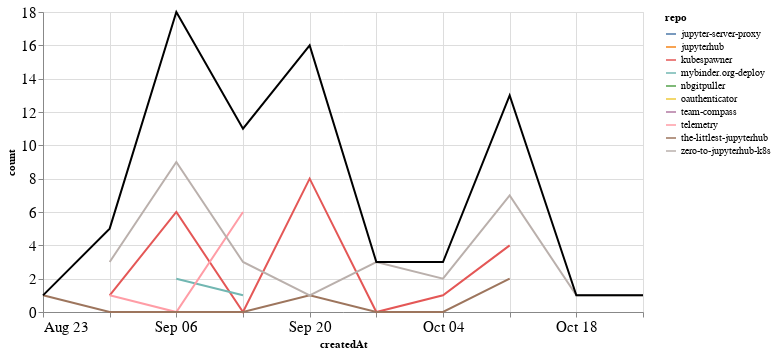

Here is the notebook cell this chart was saved with:
### Markdown cell above
## Comments

### Code cell
comments_time = comments.groupby('repo').resample('W', on='createdAt').count()['author'].reset_index()
comments_time = comments_time.rename(columns={'author': 'count'})
comments_time_total = comments_time.groupby('createdAt').agg({"count": "sum"}).reset_index()
ch1 = alt.Chart(comments_time, width=600).mark_line().encode(
    x='createdAt',
    y='count',
    color='repo',
    tooltip="repo"
)

ch2 = alt.Chart(comments_time_total, width=600).mark_line(color="black").encode(
    x='createdAt',
    y='count',
)

ch1 + ch2

### Figure 1 — Vega-Lite specification as saved in the notebook (floating-point values rounded to 4 significant figures)
{"config": {"axisLeft": {"labelFontSize": 15}, "axisBottom": {"labelFontSize": 15}}, "layer": [{"data": {"name": "data-32dc4260a87af6cd63ee3c768929f4f9"}, "mark": "line", "encoding": {"color": {"type": "nominal", "field": "repo"}, "tooltip": {"type": "nominal", "field": "repo"}, "x": {"type": "temporal", "field": "createdAt"}, "y": {"type": "quantitative", "field": "count"}}, "width": 600}, {"data": {"name": "data-94d17bc32c96f295a446082c2c058fbd"}, "mark": {"type": "line", "color": "black"}, "encoding": {"x": {"type": "temporal", "field": "createdAt"}, "y": {"type": "quantitative", "field": "count"}}, "width": 600}], "$schema": "https://vega.github.io/schema/vega-lite/v4.8.1.json", "datasets": {"data-32dc4260a87af6cd63ee3c768929f4f9": [{"repo": "jupyter-server-proxy", "createdAt": "2020-09-20T00:00:00", "count": 3}, {"repo": "jupyterhub", "createdAt": "2020-09-20T00:00:00", "count": 2}, {"repo": "kubespawner", "createdAt": "2020-08-30T00:00:00", "count": 1}, {"repo": "kubespawner", "createdAt": "2020-09-06T00:00:00", "count": 6}, {"repo": "kubespawner", "createdAt": "2020-09-13T00:00:00", "count": 0}, {"repo": "kubespawner", "createdAt": "2020-09-20T00:00:00", "count": 8}, {"repo": "kubespawner", "createdAt": "2020-09-27T00:00:00", "count": 0}, {"repo": "kubespawner", "createdAt": "2020-10-04T00:00:00", "count": 1}, {"repo": "kubespawner", "createdAt": "2020-10-11T00:00:00", "count": 4}, {"repo": "mybinder.org-deploy", "createdAt": "2020-09-06T00:00:00", "count": 2}, {"repo": "mybinder.org-deploy", "createdAt": "2020-09-13T00:00:00", "count": 1}, {"repo": "nbgitpuller", "createdAt": "2020-09-20T00:00:00", "count": 1}, {"repo": "oauthenticator", "createdAt": "2020-09-06T00:00:00", "count": 1}, {"repo": "team-compass", "createdAt": "2020-09-13T00:00:00", "count": 1}, {"repo": "telemetry", "createdAt": "2020-08-30T00:00:00", "count": 1}, {"repo": "telemetry", "createdAt": "2020-09-06T00:00:00", "count": 0}, {"repo": "telemetry", "createdAt": "2020-09-13T00:00:00", "count": 6}, {"repo": "the-littlest-jupyterhub", "createdAt": "2020-08-23T00:00:00", "count": 1}, {"repo": "the-littlest-jupyterhub", "createdAt": "2020-08-30T00:00:00", "count": 0}, {"repo": "the-littlest-jupyterhub", "createdAt": "2020-09-06T00:00:00", "count": 0}, {"repo": "the-littlest-jupyterhub", "createdAt": "2020-09-13T00:00:00", "count": 0}, {"repo": "the-littlest-jupyterhub", "createdAt": "2020-09-20T00:00:00", "count": 1}, {"repo": "the-littlest-jupyterhub", "createdAt": "2020-09-27T00:00:00", "count": 0}, {"repo": "the-littlest-jupyterhub", "createdAt": "2020-10-04T00:00:00", "count": 0}, {"repo": "the-littlest-jupyterhub", "createdAt": "2020-10-11T00:00:00", "count": 2}, {"repo": "zero-to-jupyterhub-k8s", "createdAt": "2020-08-30T00:00:00", "count": 3}, {"repo": "zero-to-jupyterhub-k8s", "createdAt": "2020-09-06T00:00:00", "count": 9}, {"repo": "zero-to-jupyterhub-k8s", "createdAt": "2020-09-13T00:00:00", "count": 3}, {"repo": "zero-to-jupyterhub-k8s", "createdAt": "2020-09-20T00:00:00", "count": 1}, {"repo": "zero-to-jupyterhub-k8s", "createdAt": "2020-09-27T00:00:00", "count": 3}, {"repo": "zero-to-jupyterhub-k8s", "createdAt": "2020-10-04T00:00:00", "count": 2}, {"repo": "zero-to-jupyterhub-k8s", "createdAt": "2020-10-11T00:00:00", "count": 7}, {"repo": "zero-to-jupyterhub-k8s", "createdAt": "2020-10-18T00:00:00", "count": 1}, {"repo": "zero-to-jupyterhub-k8s", "createdAt": "2020-10-25T00:00:00", "count": 1}], "data-94d17bc32c96f295a446082c2c058fbd": [{"createdAt": "2020-08-23T00:00:00", "count": 1}, {"createdAt": "2020-08-30T00:00:00", "count": 5}, {"createdAt": "2020-09-06T00:00:00", "count": 18}, {"createdAt": "2020-09-13T00:00:00", "count": 11}, {"createdAt": "2020-09-20T00:00:00", "count": 16}, {"createdAt": "2020-09-27T00:00:00", "count": 3}, {"createdAt": "2020-10-04T00:00:00", "count": 3}, {"createdAt": "2020-10-11T00:00:00", "count": 13}, {"createdAt": "2020-10-18T00:00:00", "count": 1}, {"createdAt": "2020-10-25T00:00:00", "count": 1}]}}
